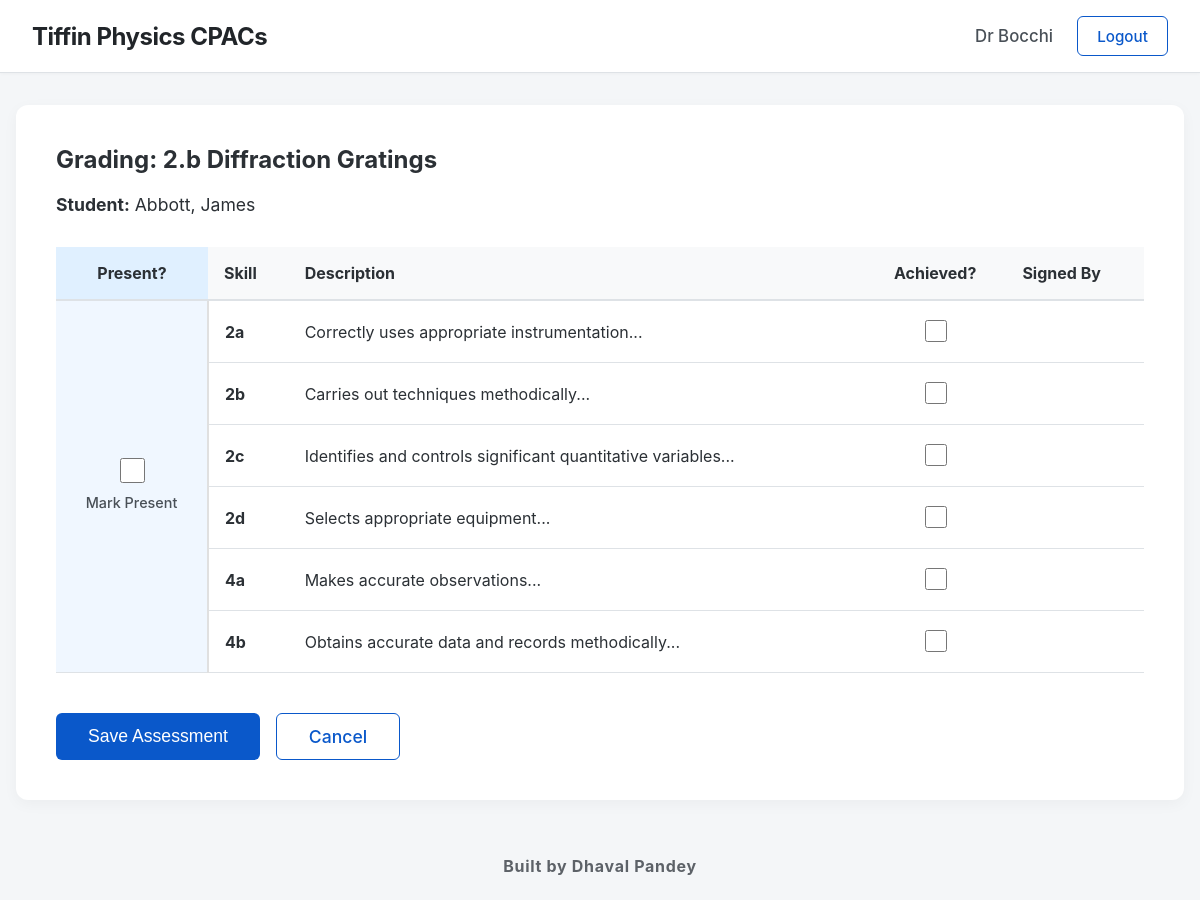
The page /grade/1/3 (signed in) on the database its author committed.
### app.py (models this page shows, shortened)
class Teacher(UserMixin, db.Model):
    id = db.Column(db.Integer, primary_key=True)
    email = db.Column(db.String(150), unique=True, nullable=False)
    password = db.Column(db.String(200), nullable=True)
    title = db.Column(db.String(10), nullable=False)
    first_name = db.Column(db.String(100), nullable=False)
    last_name = db.Column(db.String(100), nullable=False)
    @property
    def role(self): return 'teacher'

class Practical(db.Model):
    id = db.Column(db.Integer, primary_key=True)
    name = db.Column(db.String(150), nullable=False)

class Student(UserMixin, db.Model):
    id = db.Column(db.Integer, primary_key=True)
    first_name = db.Column(db.String(100), nullable=False)
    last_name = db.Column(db.String(100), nullable=False)
    cohort_id = db.Column(db.Integer, db.ForeignKey('cohort.id'), nullable=False)
    assessments = db.relationship('Assessment', backref='student_ref', lazy=True, cascade="all, delete-orphan")

class Skill(db.Model):
    id = db.Column(db.Integer, primary_key=True)
    name = db.Column(db.String(10), unique=True, nullable=False)
    description = db.Column(db.String(500), nullable=False)

### app.py (the view, shortened to what this page needs)
@app.route('/grade/<int:student_id>/<int:prac_id>', methods=['GET', 'POST'])
@login_required
def grade(student_id, prac_id):
    if current_user.role == 'student' and current_user.id != student_id: abort(403)
    student = Student.query.get_or_404(student_id)
    practical = Practical.query.get_or_404(prac_id)
    skills = practical.skills
    assessments = Assessment.query.filter_by(student_id=student.id, practical_id=practical.id).all()
    assessed_skill_ids = {a.skill_id: a for a in assessments}
    signatures = {}
    for a in assessments:
        t = Teacher.query.get(a.teacher_id)
        signatures[a.skill_id] = f"{t.title} {t.first_name[0]} {t.last_name} ({a.date_signed.strftime('%d/%m/%Y')})"
    att_record = Attendance.query.filter_by(student_id=student.id, practical_id=practical.id).first()
    att_signature = ""
    if att_record and att_record.is_present:
        t = Teacher.query.get(att_record.teacher_id)
        att_signature = f"{t.title} {t.first_name[0]} {t.last_name} ({att_record.timestamp.strftime('%d/%m/%Y')})"
    return render_template('grade.html', student=student, practical=practical, skills=skills, assessed=assessed_skill_ids, signatures=signatures, attendance=att_record, att_signature=att_signature)

### app.py (called while the page is built)
@login_manager.user_loader
def load_user(user_id):
    if user_id.startswith('teacher_'): return Teacher.query.get(int(user_id.split('_')[1]))
    elif user_id.startswith('student_'): return Student.query.get(int(user_id.split('_')[1]))
    return None

### templates/grade.html (shortened to what this page needs)
{% extends 'base.html' %} {% block content %}
<div
	style="
		background: white;
		padding: 2.5rem;
		border-radius: 12px;
		box-shadow: 0 4px 15px rgba(0, 0, 0, 0.04);
	">
	<h2 style="margin-top: 0">Grading: {{ practical.name }}</h2>
	<p style="font-size: 1.1rem">
		<strong>Student:</strong> {{ student.last_name }}, {{ student.first_name
		}}
	</p>
	<form method="POST">
		<table style="width: 100%; border-collapse: collapse; margin-top: 2rem">
			<thead>
				<tr style="background: #f8f9fa">
					<th
						style="
							padding: 1rem;
							border-bottom: 2px solid var(--border);
							text-align: center;
							background-color: #e0f0ff;
							width: 120px;
						">
						Present?
					</th>
					<th
						style="
							padding: 1rem;
							border-bottom: 2px solid var(--border);
							text-align: left;
						">
						Skill
					</th>
					<th
						style="
							padding: 1rem;
							border-bottom: 2px solid var(--border);
							text-align: left;
						">
						Description
					</th>
					<th
						style="
							padding: 1rem;
							border-bottom: 2px solid var(--border);
							text-align: center;
						">
						Achieved?
					</th>
					<th
						style="
							padding: 1rem;
							border-bottom: 2px solid var(--border);
							text-align: left;
						">
						Signed By
					</th>
				</tr>
			</thead>
			<tbody>
				{% for sk in skills %}
				<tr>
					{% if loop.first %}
					<td
						rowspan="{{ skills|length }}"
						style="
							padding: 1rem;
							border-bottom: 1px solid var(--border);
							border-right: 2px solid #e0e0e0;
							background-color: #f0f7ff;
							text-align: center;
							vertical-align: middle;
						">
						{% if current_user.role == 'teacher' %}
						<label
							style="
								display: flex;
								flex-direction: column;
								align-items: center;
								gap: 0.5rem;
								cursor: pointer;
							">
							<input
								type="checkbox"
								name="attendance_present"
								style="
									width: 25px;
									height: 25px;
									cursor: pointer;
								" />
							<span style="font-weight: 500">Mark Present</span>
						</label>
						{% endif %}
					</td>
					{% endif %}
					<td
						style="
							padding: 1rem;
							border-bottom: 1px solid var(--border);
						">
						<strong>{{ sk.name }}</strong>
					</td>
					<td
						style="
							padding: 1rem;
							border-bottom: 1px solid var(--border);
						">
						{{ sk.description }}
					</td>
					<td
						style="
							padding: 1rem;
							border-bottom: 1px solid var(--border);
							text-align: center;
						">
						{% if current_user.role == 'teacher' %}
						<input
							type="checkbox"
							name="skill_{{ sk.id }}"
							style="
								width: 22px;
								height: 22px;
								cursor: pointer;
							" />
						{% endif %}
					</td>
					<td
						style="
							padding: 1rem;
							border-bottom: 1px solid var(--border);
							color: #6c757d;
							font-weight: 500;
						">
					</td>
				</tr>
				{% endfor %}
			</tbody>
		</table>
		<div style="margin-top: 2.5rem; display: flex; gap: 1rem">
			{% if current_user.role == 'teacher' %}
			<button
				type="submit"
				class="btn"
				style="font-size: 1.1rem; padding: 0.75rem 2rem">
				Save Assessment
			</button>
			<a
				href="{{ url_for('cohort_view', id=student.cohort_id) }}"
				class="btn btn-outline"
				style="
					font-size: 1.1rem;
					padding: 0.75rem 2rem;
					display: flex;
					align-items: center;
				"
				>Cancel</a
			>
			{% endif %}
		</div>
	</form>
</div>
{% endblock %}

### templates/base.html (shortened to what this page needs)
<!doctype html>
<html lang="en">
	<head>
	</head>
	<body>
		<nav class="navbar">
			<h2>
				<a
					href="{% if current_user.is_authenticated and current_user.role == 'teacher' %}{{ url_for('dashboard') }}{% else %}{{ url_for('home') }}{% endif %}"
					class="navbar-brand"
					>Tiffin Physics CPACs</a
				>
			</h2>
			<div style="display: flex; align-items: center">
				{% if current_user.is_authenticated %} {% if current_user.role
				== 'teacher' %}
				<span class="user-name"
					>{{ current_user.title }} {{ current_user.last_name }}</span
				>
				{% endif %}
				<a href="{{ url_for('logout') }}" class="btn btn-outline"
					>Logout</a
				>
				{% endif %}
			</div>
		</nav>
		<div class="content-wrapper">
			<div class="container">
				 {% block content %}{%
				endblock %}
			</div>
		</div>
		<b><footer class="site-footer">Built by Dhaval Pandey</footer></b>
	</body>
</html>

### templates/base.html (style rules this page uses)
:root { --bg: #f4f6f8; --text: #2b3035; --primary: #0a58ca; --border: #dee2e6; }
html, body { height: 100%; }
body { font-family: -apple-system, BlinkMacSystemFont, "Segoe UI", Roboto, sans-serif; background: var(--bg); color: var(--text); margin: 0; padding: 0; display: flex; flex-direction: column; }
.navbar { background: #ffffff; padding: 1rem 2rem; border-bottom: 1px solid var(--border); display: flex; justify-content: space-between; align-items: center; box-shadow: 0 1px 3px rgba(0, 0, 0, 0.03); }
.navbar h2 { margin: 0; font-weight: 700; letter-spacing: -0.5px; }
.navbar-brand { text-decoration: none; color: #212529; transition: color 0.2s ease; }
.user-name { font-weight: 500; font-size: 1.05rem; margin-right: 1.5rem; color: #495057; }
.content-wrapper { flex: 1; }
.container { max-width: 1400px; margin: 2rem auto; padding: 0 1rem; }
.btn { padding: 0.6rem 1.2rem; border: none; border-radius: 6px; background: var(--primary); color: white; cursor: pointer; text-decoration: none; font-size: 0.95rem; font-weight: 500; transition: background 0.2s; }
.btn-outline { background: transparent; border: 1px solid var(--primary); color: var(--primary); }
label { display: block; margin-bottom: 0.4rem; font-weight: 600; color: #495057; font-size: 0.9rem; }
.site-footer { text-align: center; padding: 1.5rem; color: #5d6268; font-size: 1rem; letter-spacing: 0.7px; background: transparent; }

### rows shown on the page
Teacher: title "Dr", last_name "Bocchi"
Practical: name "2.b Diffraction Gratings"
Student: last_name "Abbott", first_name "James"
Skill: name "2a", description "Correctly uses appropriate instrumentation..."
Skill: name "2b", description "Carries out techniques methodically..."
Skill: name "2c", description "Identifies and controls significant quantitative variables..."
Skill: name "2d", description "Selects appropriate equipment..."
Skill: name "4a", description "Makes accurate observations..."
Skill: name "4b", description "Obtains accurate data and records methodically..."
